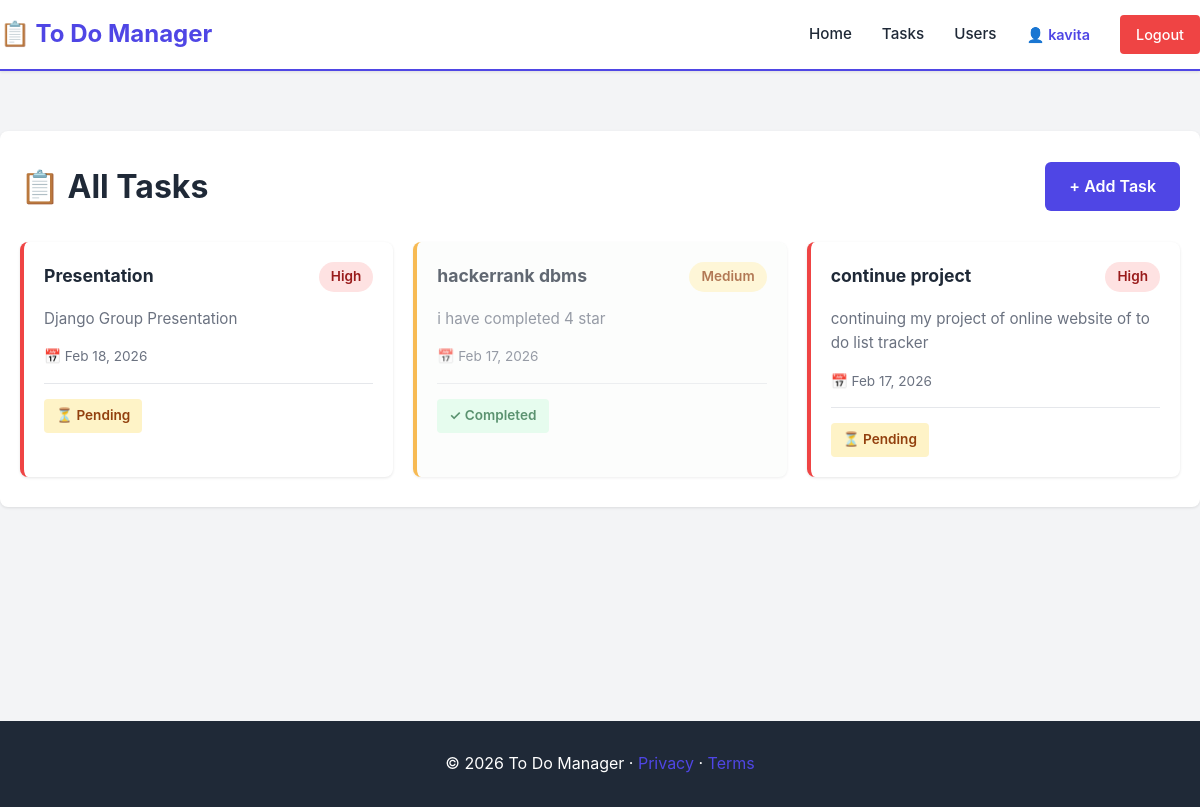
Page /tasks/ (signed in) on the earlier database version.
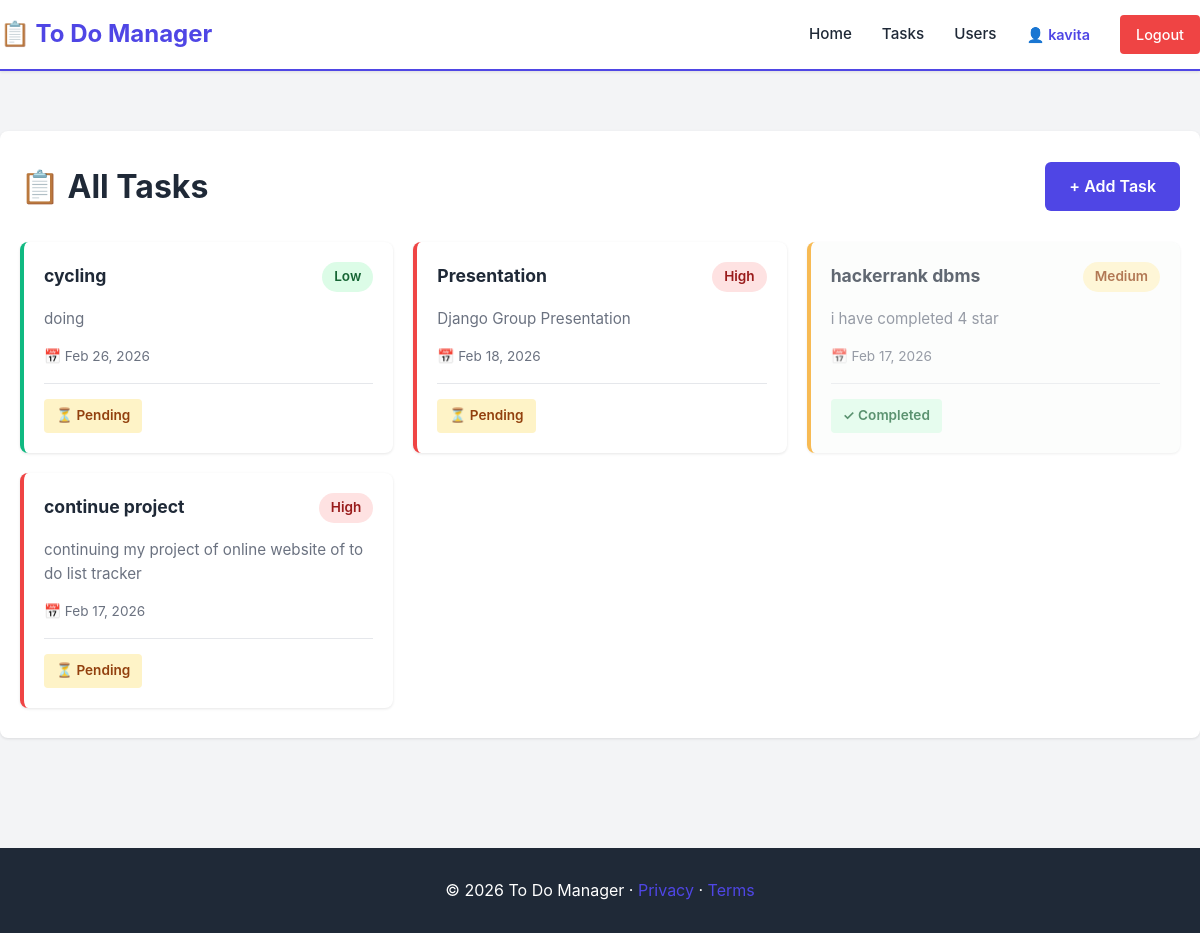
Same page on the later database version.
### to_do_tracker/models.py (models this page shows, shortened)
class Task(models.Model):
    PRIORITY_CHOICES = [
        ('low', 'Low'),
        ('medium', 'Medium'),
        ('high', 'High'),
    ]
    title = models.CharField(max_length=200)
    description = models.TextField(blank=True, null=True)
    completed = models.BooleanField(default=False)
    priority = models.CharField(max_length=10, choices=PRIORITY_CHOICES, default='medium')
    due_date = models.DateTimeField(blank=True, null=True)
    created_at = models.DateTimeField(auto_now_add=True)
    updated_at = models.DateTimeField(auto_now=True)
    class Meta: # class configures Django model behavior:
        ordering = ['-created_at']

### to_do_tracker/views.py (the view)
# urls.py: path('tasks/', views.task_list, name='task_list'),
@login_required(login_url='login')
def task_list(request):
    tasks = Task.objects.all().order_by('-created_at')
    categories = Category.objects.all()
    return render(request, 'tasks.html', {'tasks': tasks, 'categories': categories})

### to_do_tracker/templates/tasks.html (shortened to what this page needs)
{% extends "base.html" %}
{% block content %}
<div class="container">
    <div class="page-header">
        <h1>📋 All Tasks</h1>
        <a href="{% url 'add_task' %}" class="btn btn-primary">+ Add Task</a>
    </div>
    {% if tasks %}
    <div class="tasks-grid">
        {% for task in tasks %}
        <div class="task-card {% if task.completed %}completed{% endif %} priority-{{ task.priority }}">
            <div class="task-header">
                <h3>{{ task.title }}</h3>
                <span class="priority-badge priority-{{ task.priority }}">{{ task.get_priority_display }}</span>
            </div>
            {% if task.description %}
            <p class="task-description">{{ task.description }}</p>
            {% endif %}
            <div class="task-meta">
                {% if task.due_date %}
                <span class="due-date">📅 {{ task.due_date|date:"M d, Y" }}</span>
                {% endif %}
            </div>
            <div class="task-status">
                {% if task.completed %}
                    <span class="status-badge completed">✓ Completed</span>
                {% else %}
                    <span class="status-badge pending">⏳ Pending</span>
                {% endif %}
            </div>
        </div>
        {% endfor %}
    </div>
    {% else %}
    <div class="empty-state">
        <p>No tasks found yet.</p>
        <p><a href="{% url 'add_task' %}">Create your first task now!</a></p>
    </div>
    {% endif %}
</div>
{% endblock %}

### to_do_tracker/templates/base.html (shortened to what this page needs)
{% load static %}
<!DOCTYPE html>
<html lang="en">
<head>
    <link rel="stylesheet" href="{% static 'css/style.css' %}">
</head>
<body>
    <header class="site-header">
        <div class="wrap header-inner">
            <a class="brand" href="{% url 'home' %}">📋 To Do Manager</a>
            <nav class="main-nav">
                {% if user.is_authenticated %}
                    <a href="{% url 'home' %}" class="nav-link">Home</a>
                    <a href="{% url 'task_list' %}" class="nav-link">Tasks</a>
                    <a href="{% url 'users_list' %}" class="nav-link">Users</a>
                    <span class="nav-user">👤 {{ user.username }}</span>
                    <a href="{% url 'logout' %}" class="nav-link nav-logout">Logout</a>
                {% else %}
                    <a href="{% url 'login' %}" class="nav-link">Login</a>
                {% endif %}
            </nav>
        </div>
    </header>
    <main class="site-main">
        {% block content %}{% endblock %}
    </main>
    <footer class="site-footer">
        <div class="wrap">
            <p>&copy; 2026 To Do Manager · <a href="#">Privacy</a> · <a href="#">Terms</a></p>
        </div>
    </footer>
</body>
</html>

### to_do_tracker/static/css/style.css (style rules this page uses)
* { margin: 0; padding: 0; box-sizing: border-box; }
:root { --primary-color: #4f46e5; --secondary-color: #10b981; --danger-color: #ef4444; --warning-color: #f59e0b; --light-color: #f3f4f6; --dark-color: #1f2937; --border-color: #e5e7eb; --shadow: 0 1px 3px rgba(0, 0, 0, 0.1); --shadow-lg: 0 10px 15px rgba(0, 0, 0, 0.1); --transition: all 0.3s ease; }
html { scroll-behavior: smooth; }
body { font-family: -apple-system, BlinkMacSystemFont, "Segoe UI", Roboto, Oxygen, Ubuntu, Cantarell, sans-serif; background-color: var(--light-color); color: var(--dark-color); line-height: 1.6; -webkit-font-smoothing: antialiased; -moz-osx-font-smoothing: grayscale; }
.wrap { max-width: 1200px; margin: 0 auto; padding: 0 20px; }
.container { max-width: 1200px; margin: 40px auto; padding: 30px 20px; background: white; border-radius: 8px; box-shadow: var(--shadow); }
.site-header { background-color: white; box-shadow: var(--shadow); position: sticky; top: 0; z-index: 100; border-bottom: 2px solid var(--primary-color); }
.header-inner { display: flex; justify-content: space-between; align-items: center; padding: 15px 0; }
.brand { font-size: 1.5rem; font-weight: 700; color: var(--primary-color); text-decoration: none; display: flex; align-items: center; gap: 8px; transition: var(--transition); }
.main-nav { display: flex; gap: 30px; align-items: center; }
.nav-link { color: var(--dark-color); text-decoration: none; font-weight: 500; font-size: 0.95rem; position: relative; transition: var(--transition); }
.nav-link::after { content: ''; position: absolute; bottom: -5px; left: 0; width: 0; height: 2px; background-color: var(--primary-color); transition: var(--transition); }
.nav-user { color: var(--primary-color); font-weight: 600; font-size: 0.9rem; }
.nav-logout { background-color: var(--danger-color); color: white !important; padding: 8px 16px; border-radius: 4px; font-size: 0.9rem; }
.nav-logout::after { display: none; }
.site-main { min-height: calc(100vh - 200px); padding: 20px 0; }
.btn, .btn-primary, .btn-secondary, a.btn, a.btn-primary, a.btn-secondary { display: inline-block; padding: 12px 24px; border: none; border-radius: 6px; font-size: 1rem; font-weight: 600; text-decoration: none; cursor: pointer; transition: var(--transition); text-align: center; white-space: nowrap; }
.btn-primary, a.btn-primary { background-color: var(--primary-color); color: white; }
.page-header { display: flex; justify-content: space-between; align-items: center; margin-bottom: 30px; flex-wrap: wrap; gap: 15px; }
.page-header h1 { font-size: 2rem; color: var(--dark-color); }
.tasks-grid { display: grid; grid-template-columns: repeat(auto-fill, minmax(300px, 1fr)); gap: 20px; }
.task-card { background: white; border-radius: 8px; padding: 20px; box-shadow: var(--shadow); transition: var(--transition); border-left: 4px solid var(--primary-color); }
.task-card.priority-high { border-left-color: var(--danger-color); }
.task-card.priority-medium { border-left-color: var(--warning-color); }
.task-card.priority-low { border-left-color: var(--secondary-color); }
.task-card.completed { opacity: 0.7; background-color: #fbfdfc; }
.task-header { display: flex; justify-content: space-between; align-items: start; margin-bottom: 15px; gap: 10px; }
.task-header h3 { font-size: 1.1rem; margin: 0; color: var(--dark-color); }
.priority-badge { padding: 4px 12px; border-radius: 20px; font-size: 0.85rem; font-weight: 600; white-space: nowrap; }
.priority-badge.priority-high { background-color: #fee2e2; color: #991b1b; }
.priority-badge.priority-medium { background-color: #fef3c7; color: #92400e; }
.priority-badge.priority-low { background-color: #dcfce7; color: #166534; }
.task-description { color: #6b7280; margin-bottom: 15px; font-size: 0.95rem; }
.task-meta { display: flex; flex-wrap: wrap; gap: 10px; margin-bottom: 15px; }
.due-date { font-size: 0.85rem; color: #6b7280; }
.task-status { padding-top: 15px; border-top: 1px solid var(--border-color); }
.status-badge { display: inline-block; padding: 6px 12px; border-radius: 4px; font-size: 0.85rem; font-weight: 600; }
.status-badge.completed { background-color: #dcfce7; color: #166534; }
.status-badge.pending { background-color: #fef3c7; color: #92400e; }
.site-footer { background-color: var(--dark-color); color: white; padding: 30px 0; margin-top: 50px; text-align: center; }
.site-footer a { color: var(--primary-color); text-decoration: none; transition: var(--transition); }

Differences in the rows shown:
added Task: title "cycling", priority "Low", description "doing", due_date "Feb 26, 2026", completed "⏳ Pending"
